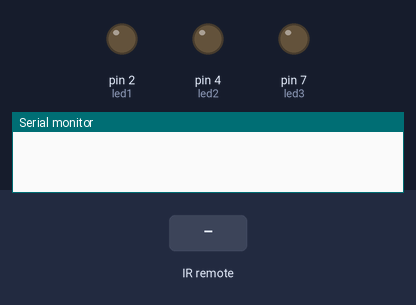
This sketch was run on a simulated Arduino Uno, built with avr-gcc and run on an emulated ATmega328P. Parts: output pins drawn as LEDs (lit = HIGH), the last lines printed to the serial monitor. The test bench sets the inputs (shaded band).

Above: at 1.2 s.
1.3 s: infrared code 0xFFA25D received
At 2.0 s:
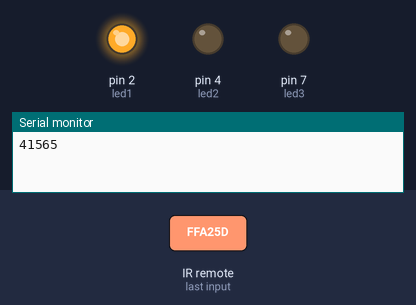
2.8 s: infrared code 0xFF629D received
At 3.1 s:
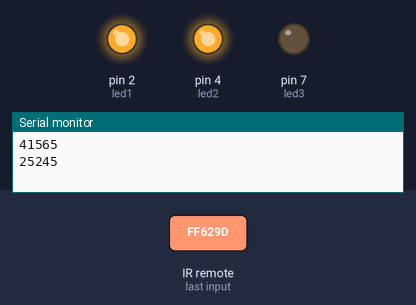
4.3 s: infrared code 0xFFE21D received
At 5.5 s:
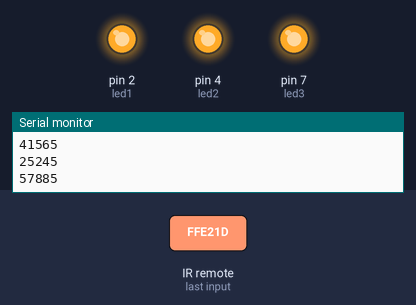
5.8 s: infrared code 0xFFA25D received
At 6.6 s:
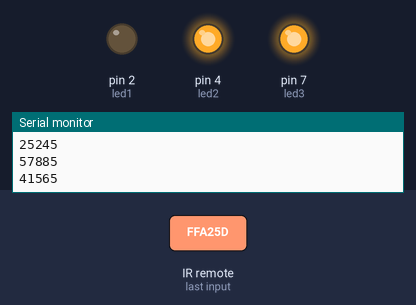
7.3 s: infrared code 0xFF629D received
At 7.7 s:
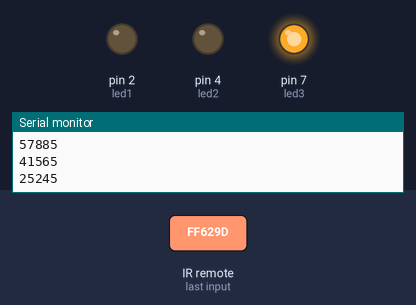
Timing chart, 0 to 9.8 s (numbered marks = the images above; inputs shaded):
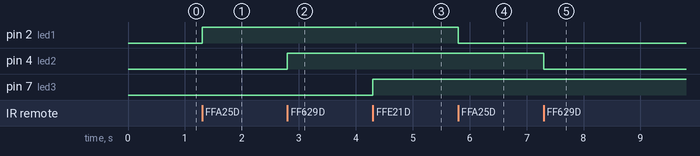

The sketch:

IRLED2.ino
```cpp
/*
#include <IRremote.h>

int IRpin = 11;
IRrecv irrecv(IRpin);
decode_results results;

void setup()
{
Serial.begin(9600);
irrecv.enableIRIn(); // Start the receiver
}

void loop()
{
if (irrecv.decode(&results))
{
Serial.println(results.value, DEC); // Print the Serial 'results.value'
irrecv.resume(); // Receive the next value
}
}
*/

#include <IRremote.h>

int RECV_PIN = 11; // the pin where you connect the output pin of sensor
int led1 = 2;
int led2 = 4;
int led3 = 7;
int itsONled[] = {0,0,0,0};
/* the initial state of LEDs is OFF (zero)
the first zero must remain zero but you can
change the others to 1's if you want a certain
led to light when the board is powered */
#define code1 16753245 // code received from button no. 1
#define code2 16736925 // code received from button no. 2
#define code3 16769565 // code received from button no. 3

IRrecv irrecv(RECV_PIN);

decode_results results;

void setup()
{
Serial.begin(9600); // you can ommit this line
irrecv.enableIRIn(); // Start the receiver
pinMode(led1, OUTPUT);
pinMode(led2, OUTPUT);
pinMode(led3, OUTPUT);
}

void loop() {
if (irrecv.decode(&results)) {
unsigned int value = results.value;
switch(value) {
case code1:
if(itsONled[1] == 1) { // if first led is on then
digitalWrite(led1, LOW); // turn it off when button is pressed
itsONled[1] = 0; // and set its state as off
} else { // else if first led is off
digitalWrite(led1, HIGH); // turn it on when the button is pressed
itsONled[1] = 1; // and set its state as on
}
break;
case code2:
if(itsONled[2] == 1) {
digitalWrite(led2, LOW);
itsONled[2] = 0;
} else {
digitalWrite(led2, HIGH);
itsONled[2] = 1;
}
break;
case code3:
if(itsONled[3] == 1) {
digitalWrite(led3, LOW);
itsONled[3] = 0;
} else {
digitalWrite(led3, HIGH);
itsONled[3] = 1;
}
break;
}
Serial.println(value); // you can ommit this line
irrecv.resume(); // Receive the next value
}
}
```

Measured:
- after the input at 1.3 s, pin 2 (led1): LOW → HIGH at once
- after the input at 2.8 s, pin 4 (led2): LOW → HIGH at once
- after the input at 4.3 s, pin 7 (led3): LOW → HIGH at once
- after the input at 5.8 s, pin 2 (led1): HIGH → LOW at once
- after the input at 7.3 s, pin 4 (led2): HIGH → LOW at once
